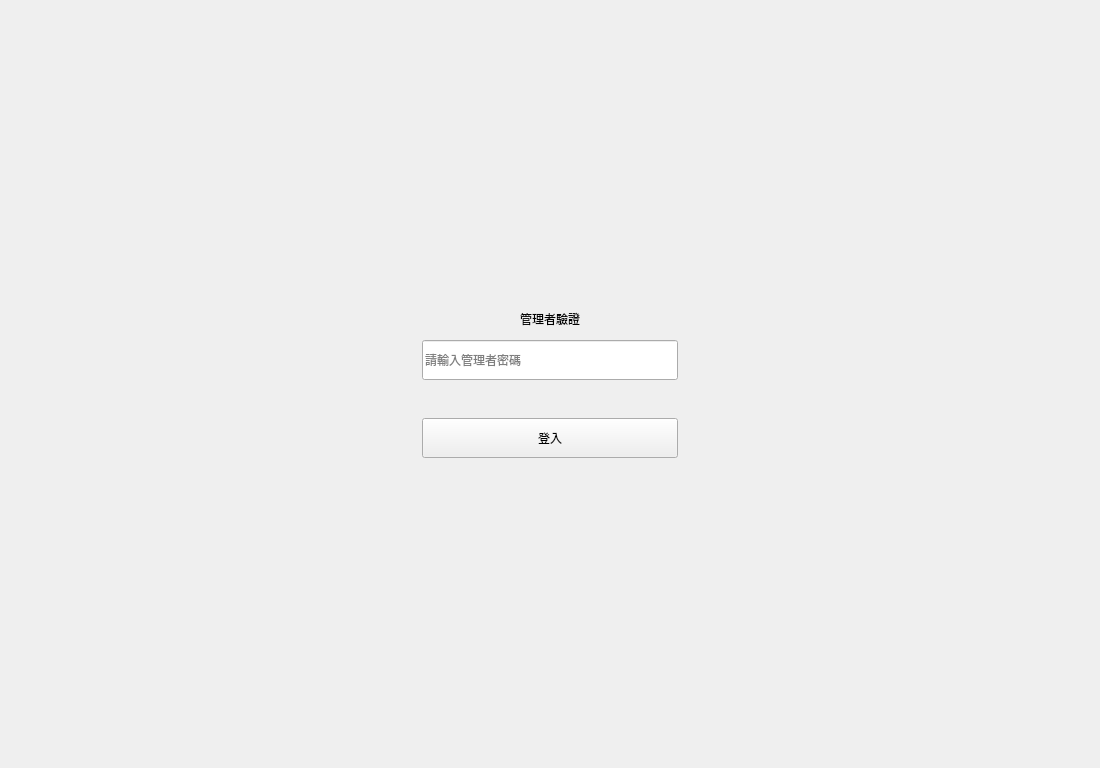
<?xml version="1.0" encoding="UTF-8"?>
<ui version="4.0">
 <class>MainWindow</class>
 <widget class="QMainWindow" name="MainWindow">
  <property name="geometry">
   <rect><x>0</x><y>0</y><width>1100</width><height>768</height></rect>
  </property>
  <property name="windowTitle"><string>公文管理系統 - 資料庫設定</string></property>
  <widget class="QWidget" name="centralwidget">
   <layout class="QVBoxLayout" name="mainVerticalLayout">
    <property name="spacing"><number>0</number></property>
    <property name="leftMargin"><number>0</number></property>
    <property name="topMargin"><number>0</number></property>
    <property name="rightMargin"><number>0</number></property>
    <property name="bottomMargin"><number>0</number></property>
    <item>
     <!--
       外層 QStackedWidget：
         index 0 = page_login   密碼驗證頁
         index 1 = page_main    設定主畫面（左 nav + 右 inner_stack）
       動態樣式（nav 選中切換、save_btn disabled 灰色）一律由 tab_settings.py 套用。
     -->
     <widget class="QStackedWidget" name="outer_stack">
      <property name="currentIndex"><number>0</number></property>

      <!-- ════════════════════════════════════════════════ -->
      <!-- index 0：密碼驗證頁                                -->
      <!-- ════════════════════════════════════════════════ -->
      <widget class="QWidget" name="page_login">
       <layout class="QVBoxLayout" name="loginOuterLayout">
        <property name="leftMargin"><number>0</number></property>
        <property name="topMargin"><number>0</number></property>
        <property name="rightMargin"><number>0</number></property>
        <property name="bottomMargin"><number>0</number></property>
        <item>
         <spacer name="loginTopSpacer">
          <property name="orientation"><enum>Qt::Vertical</enum></property>
          <property name="sizeHint" stdset="0"><size><width>0</width><height>40</height></size></property>
         </spacer>
        </item>
        <item>
         <!-- 置中卡片列 -->
         <layout class="QHBoxLayout" name="loginCenterRow">
          <item>
           <spacer name="loginLeftSpacer">
            <property name="orientation"><enum>Qt::Horizontal</enum></property>
            <property name="sizeHint" stdset="0"><size><width>40</width><height>0</height></size></property>
           </spacer>
          </item>
          <item>
           <widget class="QWidget" name="login_card" native="true">
            <property name="minimumSize"><size><width>320</width><height>0</height></size></property>
            <property name="maximumSize"><size><width>320</width><height>16777215</height></size></property>
            <layout class="QVBoxLayout" name="loginCardLayout">
             <property name="spacing"><number>12</number></property>
             <property name="leftMargin"><number>32</number></property>
             <property name="topMargin"><number>28</number></property>
             <property name="rightMargin"><number>32</number></property>
             <property name="bottomMargin"><number>28</number></property>
             <item>
              <widget class="QLabel" name="lbl_login_title">
               <property name="text"><string>管理者驗證</string></property>
               <property name="alignment"><set>Qt::AlignCenter</set></property>
              </widget>
             </item>
             <item>
              <widget class="QLineEdit" name="w_password">
               <property name="minimumSize"><size><width>0</width><height>40</height></size></property>
               <property name="echoMode"><enum>QLineEdit::Password</enum></property>
               <property name="placeholderText"><string>請輸入管理者密碼</string></property>
              </widget>
             </item>
             <item>
              <widget class="QLabel" name="lbl_login_err">
               <property name="text"><string></string></property>
               <property name="alignment"><set>Qt::AlignCenter</set></property>
              </widget>
             </item>
             <item>
              <widget class="QPushButton" name="btn_login">
               <property name="minimumSize"><size><width>0</width><height>40</height></size></property>
               <property name="text"><string>登入</string></property>
              </widget>
             </item>
            </layout>
           </widget>
          </item>
          <item>
           <spacer name="loginRightSpacer">
            <property name="orientation"><enum>Qt::Horizontal</enum></property>
            <property name="sizeHint" stdset="0"><size><width>40</width><height>0</height></size></property>
           </spacer>
          </item>
         </layout>
        </item>
        <item>
         <spacer name="loginBottomSpacer">
          <property name="orientation"><enum>Qt::Vertical</enum></property>
          <property name="sizeHint" stdset="0"><size><width>0</width><height>40</height></size></property>
         </spacer>
        </item>
       </layout>
      </widget>

      <!-- ════════════════════════════════════════════════ -->
      <!-- index 1：設定主畫面                                -->
      <!-- ════════════════════════════════════════════════ -->
      <widget class="QWidget" name="page_main">
       <layout class="QHBoxLayout" name="mainPageLayout">
        <property name="spacing"><number>0</number></property>
        <property name="leftMargin"><number>0</number></property>
        <property name="topMargin"><number>0</number></property>
        <property name="rightMargin"><number>0</number></property>
        <property name="bottomMargin"><number>0</number></property>

        <!-- ── 左側導航（固定寬 160） ── -->
        <item>
         <widget class="QWidget" name="nav_panel" native="true">
          <property name="minimumSize"><size><width>160</width><height>0</height></size></property>
          <property name="maximumSize"><size><width>160</width><height>16777215</height></size></property>
          <layout class="QVBoxLayout" name="navLayout">
           <property name="spacing"><number>4</number></property>
           <property name="leftMargin"><number>12</number></property>
           <property name="topMargin"><number>16</number></property>
           <property name="rightMargin"><number>12</number></property>
           <property name="bottomMargin"><number>16</number></property>
           <item>
            <widget class="QPushButton" name="btn_nav_personnel">
             <property name="text"><string>人員管理</string></property>
            </widget>
           </item>
           <item>
            <widget class="QPushButton" name="btn_nav_dept">
             <property name="text"><string>部門管理</string></property>
            </widget>
           </item>
           <item>
            <widget class="QPushButton" name="btn_nav_casetype">
             <property name="text"><string>案件類型</string></property>
            </widget>
           </item>
           <item>
            <widget class="QPushButton" name="btn_nav_system">
             <property name="text"><string>系統設定</string></property>
            </widget>
           </item>
           <item>
            <widget class="QPushButton" name="btn_nav_trash">
             <property name="text"><string>資源回收筒</string></property>
            </widget>
           </item>
           <item>
            <widget class="QPushButton" name="btn_nav_backup">
             <property name="text"><string>備份還原</string></property>
            </widget>
           </item>
           <item>
            <spacer name="navStretch">
             <property name="orientation"><enum>Qt::Vertical</enum></property>
             <property name="sizeHint" stdset="0"><size><width>0</width><height>0</height></size></property>
            </spacer>
           </item>
           <item>
            <widget class="Line" name="nav_separator">
             <property name="orientation"><enum>Qt::Horizontal</enum></property>
            </widget>
           </item>
           <item>
            <widget class="QPushButton" name="btn_change_pwd">
             <property name="text"><string>變更密碼</string></property>
            </widget>
           </item>
           <item>
            <widget class="QPushButton" name="btn_year_reset">
             <property name="text"><string>跨年度重置</string></property>
            </widget>
           </item>
           <item>
            <widget class="QPushButton" name="btn_logout">
             <property name="text"><string>登出</string></property>
            </widget>
           </item>
          </layout>
         </widget>
        </item>

        <!-- ── 右側內容 QStackedWidget ── -->
        <item>
         <!--
           inner_stack：
             index 0 = page_personnel
             index 1 = page_dept
             index 2 = page_casetype
             index 3 = page_system（歸檔資料夾／簽收表標題／閒置逾時／唯讀設定／自動備份）
             index 4 = page_trash
             index 5 = page_backup（備份還原）
           前三頁結構相同，只差表頭文字與元件名後綴。
         -->
         <widget class="QStackedWidget" name="inner_stack">
          <property name="currentIndex"><number>0</number></property>

          <!-- ── 子頁 0：人員管理 ── -->
          <widget class="QWidget" name="page_personnel">
           <layout class="QVBoxLayout" name="personnelLayout">
            <property name="spacing"><number>8</number></property>
            <property name="leftMargin"><number>20</number></property>
            <property name="topMargin"><number>16</number></property>
            <property name="rightMargin"><number>20</number></property>
            <property name="bottomMargin"><number>16</number></property>
            <item>
             <layout class="QHBoxLayout" name="personnelActionRow">
              <property name="spacing"><number>8</number></property>
              <item>
               <widget class="QPushButton" name="btn_add_personnel">
                <property name="text"><string>＋ 新增</string></property>
               </widget>
              </item>
              <item>
               <widget class="QPushButton" name="btn_edit_personnel">
                <property name="text"><string>✎ 修改</string></property>
               </widget>
              </item>
              <item>
               <spacer name="personnelActionStretch">
                <property name="orientation"><enum>Qt::Horizontal</enum></property>
                <property name="sizeHint" stdset="0"><size><width>40</width><height>0</height></size></property>
               </spacer>
              </item>
              <item>
               <widget class="QLabel" name="lbl_hint_personnel">
                <property name="text"><string></string></property>
               </widget>
              </item>
              <item>
               <widget class="QPushButton" name="btn_save_personnel">
                <property name="text"><string>💾 儲存排序</string></property>
               </widget>
              </item>
             </layout>
            </item>
            <item>
             <widget class="QTableWidget" name="tbl_personnel">
              <property name="selectionBehavior"><enum>QAbstractItemView::SelectRows</enum></property>
              <column><property name="text"><string/></property></column>
              <column><property name="text"><string>序號</string></property></column>
              <column><property name="text"><string>姓名</string></property></column>
              <column><property name="text"><string>別名</string></property></column>
              <column><property name="text"><string>狀態</string></property></column>
              
             </widget>
            </item>
           </layout>
          </widget>

          <!-- ── 子頁 1：部門管理 ── -->
          <widget class="QWidget" name="page_dept">
           <layout class="QVBoxLayout" name="deptLayout">
            <property name="spacing"><number>8</number></property>
            <property name="leftMargin"><number>20</number></property>
            <property name="topMargin"><number>16</number></property>
            <property name="rightMargin"><number>20</number></property>
            <property name="bottomMargin"><number>16</number></property>
            <item>
             <layout class="QHBoxLayout" name="deptActionRow">
              <property name="spacing"><number>8</number></property>
              <item>
               <widget class="QPushButton" name="btn_add_dept">
                <property name="text"><string>＋ 新增</string></property>
               </widget>
              </item>
              <item>
               <widget class="QPushButton" name="btn_edit_dept">
                <property name="text"><string>✎ 修改</string></property>
               </widget>
              </item>
              <item>
               <spacer name="deptActionStretch">
                <property name="orientation"><enum>Qt::Horizontal</enum></property>
                <property name="sizeHint" stdset="0"><size><width>40</width><height>0</height></size></property>
               </spacer>
              </item>
              <item>
               <widget class="QLabel" name="lbl_hint_dept">
                <property name="text"><string></string></property>
               </widget>
              </item>
              <item>
               <widget class="QPushButton" name="btn_save_dept">
                <property name="text"><string>💾 儲存排序</string></property>
               </widget>
              </item>
             </layout>
            </item>
            <item>
             <widget class="QTableWidget" name="tbl_dept">
              <property name="selectionBehavior"><enum>QAbstractItemView::SelectRows</enum></property>
              <column><property name="text"><string/></property></column>
              <column><property name="text"><string>序號</string></property></column>
              <column><property name="text"><string>部門名稱</string></property></column>
              <column><property name="text"><string>狀態</string></property></column>
              
             </widget>
            </item>
           </layout>
          </widget>

          <!-- ── 子頁 2：案件類型 ── -->
          <widget class="QWidget" name="page_casetype">
           <layout class="QVBoxLayout" name="casetypeLayout">
            <property name="spacing"><number>8</number></property>
            <property name="leftMargin"><number>20</number></property>
            <property name="topMargin"><number>16</number></property>
            <property name="rightMargin"><number>20</number></property>
            <property name="bottomMargin"><number>16</number></property>
            <item>
             <layout class="QHBoxLayout" name="casetypeActionRow">
              <property name="spacing"><number>8</number></property>
              <item>
               <widget class="QPushButton" name="btn_add_casetype">
                <property name="text"><string>＋ 新增</string></property>
               </widget>
              </item>
              <item>
               <widget class="QPushButton" name="btn_edit_casetype">
                <property name="text"><string>✎ 修改</string></property>
               </widget>
              </item>
              <item>
               <spacer name="casetypeActionStretch">
                <property name="orientation"><enum>Qt::Horizontal</enum></property>
                <property name="sizeHint" stdset="0"><size><width>40</width><height>0</height></size></property>
               </spacer>
              </item>
              <item>
               <widget class="QLabel" name="lbl_hint_casetype">
                <property name="text"><string></string></property>
               </widget>
              </item>
              <item>
               <widget class="QPushButton" name="btn_save_casetype">
                <property name="text"><string>💾 儲存排序</string></property>
               </widget>
              </item>
             </layout>
            </item>
            <item>
             <widget class="QTableWidget" name="tbl_casetype">
              <property name="selectionBehavior"><enum>QAbstractItemView::SelectRows</enum></property>
              <column><property name="text"><string/></property></column>
              <column><property name="text"><string>序號</string></property></column>
              <column><property name="text"><string>案件類型名稱</string></property></column>
              <column><property name="text"><string>別名</string></property></column>
              <column><property name="text"><string>狀態</string></property></column>

             </widget>
            </item>
           </layout>
          </widget>

          <!-- ── 子頁 3：系統設定（群組面板由 tab_settings.py 動態掛入） ── -->
          <widget class="QWidget" name="page_system">
           <layout class="QVBoxLayout" name="systemOuterLayout">
            <property name="spacing"><number>0</number></property>
            <property name="leftMargin"><number>0</number></property>
            <property name="topMargin"><number>0</number></property>
            <property name="rightMargin"><number>0</number></property>
            <property name="bottomMargin"><number>0</number></property>
            <item>
             <widget class="QScrollArea" name="system_scroll">
              <property name="widgetResizable"><bool>true</bool></property>
              <property name="frameShape"><enum>QFrame::NoFrame</enum></property>
              <widget class="QWidget" name="system_scroll_content">
               <layout class="QVBoxLayout" name="systemLayout">
                <property name="spacing"><number>16</number></property>
                <property name="leftMargin"><number>20</number></property>
                <property name="topMargin"><number>16</number></property>
                <property name="rightMargin"><number>20</number></property>
                <property name="bottomMargin"><number>16</number></property>
               </layout>
              </widget>
             </widget>
            </item>
           </layout>
          </widget>

          <!-- ── 子頁 4：資源回收筒（僅 admin） ── -->
          <widget class="QWidget" name="page_trash">
           <layout class="QVBoxLayout" name="trashLayout">
            <property name="spacing"><number>8</number></property>
            <property name="leftMargin"><number>20</number></property>
            <property name="topMargin"><number>16</number></property>
            <property name="rightMargin"><number>20</number></property>
            <property name="bottomMargin"><number>16</number></property>
            <item>
             <layout class="QHBoxLayout" name="trashActionRow">
              <property name="spacing"><number>8</number></property>
              <item>
               <widget class="QLineEdit" name="w_trash_filter">
                <property name="minimumSize"><size><width>240</width><height>0</height></size></property>
                <property name="maximumSize"><size><width>300</width><height>16777215</height></size></property>
                <property name="placeholderText"><string>搜尋主旨或對象人</string></property>
               </widget>
              </item>
              <item>
               <spacer name="trashActionStretch">
                <property name="orientation"><enum>Qt::Horizontal</enum></property>
                <property name="sizeHint" stdset="0"><size><width>40</width><height>0</height></size></property>
               </spacer>
              </item>
              <item>
               <widget class="QLabel" name="lbl_trash_count">
                <property name="text"><string></string></property>
               </widget>
              </item>
              <item>
               <widget class="QPushButton" name="btn_reload_trash">
                <property name="text"><string>⟳ 重整</string></property>
               </widget>
              </item>
              <item>
               <widget class="QPushButton" name="btn_restore_trash">
                <property name="text"><string>↩ 還原</string></property>
               </widget>
              </item>
             </layout>
            </item>
            <item>
             <widget class="QTableWidget" name="tbl_trash">
              <property name="selectionBehavior"><enum>QAbstractItemView::SelectRows</enum></property>
              <property name="selectionMode"><enum>QAbstractItemView::SingleSelection</enum></property>
              <property name="editTriggers"><set>QAbstractItemView::NoEditTriggers</set></property>
              <column><property name="text"><string>刪除時間</string></property></column>
              <column><property name="text"><string>文號</string></property></column>
              <column><property name="text"><string>類別</string></property></column>
              <column><property name="text"><string>主旨</string></property></column>
              <column><property name="text"><string>對象人</string></property></column>
              <column><property name="text"><string>刪除身分</string></property></column>
             </widget>
            </item>
            <item>
             <widget class="QLabel" name="lbl_hint_trash">
              <property name="wordWrap"><bool>true</bool></property>
              <property name="text"><string></string></property>
             </widget>
            </item>
           </layout>
          </widget>

          <!-- ── 子頁 5：備份還原（僅 admin；內容由程式建立） ── -->
          <widget class="QWidget" name="page_backup">
           <layout class="QVBoxLayout" name="backupOuterLayout">
            <property name="spacing"><number>0</number></property>
            <property name="leftMargin"><number>0</number></property>
            <property name="topMargin"><number>0</number></property>
            <property name="rightMargin"><number>0</number></property>
            <property name="bottomMargin"><number>0</number></property>
            <item>
             <widget class="QWidget" name="backup_content" native="true">
              <layout class="QVBoxLayout" name="backupLayout">
               <property name="spacing"><number>12</number></property>
               <property name="leftMargin"><number>20</number></property>
               <property name="topMargin"><number>16</number></property>
               <property name="rightMargin"><number>20</number></property>
               <property name="bottomMargin"><number>16</number></property>
              </layout>
             </widget>
            </item>
           </layout>
          </widget>

         </widget>
        </item>
       </layout>
      </widget>

     </widget>
    </item>
   </layout>
  </widget>
 </widget>
</ui>
